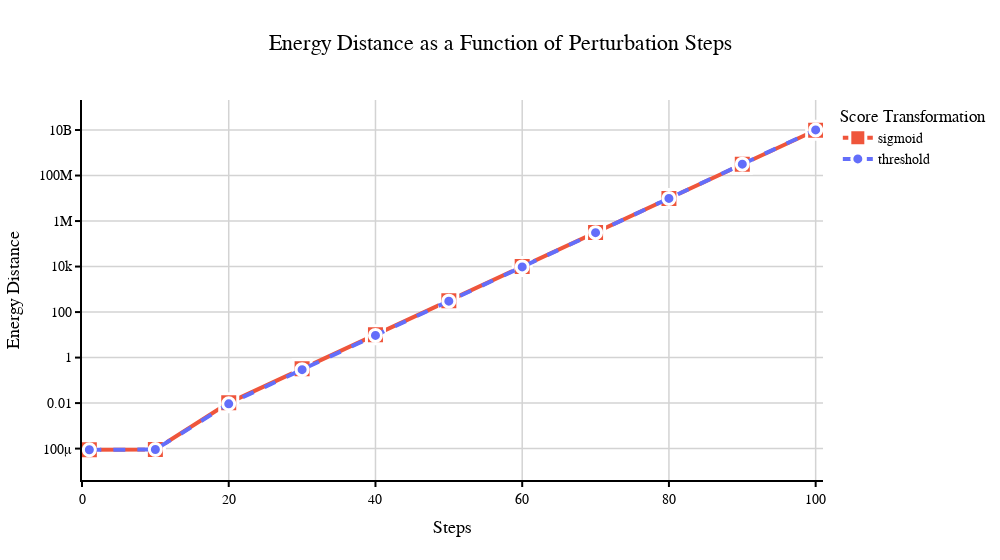

Notebook cell for this chart:
### Code cell
fig = px.line(
    steps_1_to_100.loc[
        (steps_1_to_100["matrix1"] == "real_perturbed")
        & (steps_1_to_100["matrix2"] == "predicted_perturbed")
    ],
    x="steps",
    y="energy_distance",
    title="Energy Distance as a Function of Perturbation Steps",
    color="score_transform",
    log_y=True,
    width=1000,
    labels={
        "steps": "Steps",
        "energy_distance": "Energy Distance",
        "score_transform": "Score Transformation",
    },
)

fig.update_yaxes(
    showgrid=True,
    gridwidth=1.5,
    gridcolor="lightgray",
    showline=True,
    linewidth=2,
    linecolor="black",
    ticks="outside",
    tickwidth=2,
    tickcolor="black",
    title_font=dict(size=18, color="black"),
    tickfont=dict(size=14, color="black"),
)

# Style the axes with scientific look - larger for PDF
fig.update_xaxes(
    showgrid=True,
    gridwidth=1.5,  # Thicker grid
    gridcolor="lightgray",
    showline=True,
    linewidth=2,  # Thicker axis lines
    linecolor="black",
    ticks="outside",
    tickwidth=2,
    tickcolor="black",
    title_font=dict(size=18, color="black"),  # Larger axis title
    tickfont=dict(size=14, color="black"),  # Larger tick labels
    range=[0, None],
)

# Apply scientific styling with dots and different line styles for visibility
fig.update_traces(line=dict(width=4), mode="lines+markers")  # Thicker lines

# Make the two lines visually distinct with different sizes and styles
line_styles = ["dash", "solid"]
marker_symbols = ["circle", "square"]
marker_sizes = [12, 18]  # Larger markers

for i, trace in enumerate(fig.data):
    if i == 0:  # First trace (circle)
        trace.update(
            line=dict(width=4, dash=line_styles[i]),
            marker=dict(
                size=marker_sizes[i],
                symbol=marker_symbols[i],
                line=dict(width=3, color="white"),  # Thicker borders
                opacity=1.0,
            ),
        )
    else:  # Second trace (square)
        trace.update(
            line=dict(width=4, dash=line_styles[i]),
            marker=dict(
                size=marker_sizes[i],
                symbol=marker_symbols[i],
                line=dict(width=3, color="white"),
                opacity=1,
            ),
        )

# Reorder traces so circle (smaller) appears on top of square (larger)
fig.data = fig.data[::-1]

fig.update_layout(
    # Use white background with grid
    plot_bgcolor="white",
    paper_bgcolor="white",
    # Scientific font styling - larger for PDF
    font=dict(family="Arial, sans-serif", size=16, color="black"),  # Larger base font
    # Title styling
    title=dict(
        font=dict(size=22, color="black"), x=0.5, xanchor="center"
    ),  # Larger title
    # Legend styling
    legend=dict(
        bgcolor="rgba(255,255,255,0.8)",
        font=dict(size=14),  # Larger legend font
    ),
    showlegend=True,
)

fig.update_xaxes(range=[0, 101], autorange=False)  # Set explicit range

fig.show()

### Figure 1 — Plotly figure (JSON) as saved in the notebook; plotly's stock layout.template omitted (floating-point values rounded to 4 significant figures)
{"data": [{"hovertemplate": "Score Transformation=sigmoid<br>Steps=%{x}<br>Energy Distance=%{y}<extra></extra>", "legendgroup": "sigmoid", "line": {"color": "#EF553B", "dash": "solid", "width": 4}, "marker": {"line": {"color": "white", "width": 3}, "opacity": 1, "size": 18, "symbol": "square"}, "mode": "lines+markers", "name": "sigmoid", "orientation": "v", "showlegend": true, "type": "scatter", "x": [1, 10, 20, 30, 40, 50, 60, 70, 80, 90, 100], "xaxis": "x", "y": [8.9e-05, 9.143e-05, 0.01028, 0.3214, 10.11, 317.8, 9995.0, 314300.0, 9885000.0, 310900000.0, 9776000000.0], "yaxis": "y"}, {"hovertemplate": "Score Transformation=threshold<br>Steps=%{x}<br>Energy Distance=%{y}<extra></extra>", "legendgroup": "threshold", "line": {"color": "#636efa", "dash": "dash", "width": 4}, "marker": {"line": {"color": "white", "width": 3}, "opacity": 1, "size": 12, "symbol": "circle"}, "mode": "lines+markers", "name": "threshold", "orientation": "v", "showlegend": true, "type": "scatter", "x": [1, 10, 20, 30, 40, 50, 60, 70, 80, 90, 100], "xaxis": "x", "y": [8.9e-05, 9.086e-05, 0.009292, 0.2953, 9.441, 301.9, 9655.0, 308800.0, 9874000.0, 315800000.0, 10100000000.0], "yaxis": "y"}], "layout": {"font": {"color": "black", "family": "Arial, sans-serif", "size": 16}, "legend": {"bgcolor": "rgba(255,255,255,0.8)", "font": {"size": 14}, "title": {"text": "Score Transformation"}, "tracegroupgap": 0}, "paper_bgcolor": "white", "plot_bgcolor": "white", "showlegend": true, "title": {"font": {"color": "black", "size": 22}, "text": "Energy Distance as a Function of Perturbation Steps", "x": 0.5, "xanchor": "center"}, "width": 1000, "xaxis": {"anchor": "y", "autorange": false, "domain": [0, 1], "gridcolor": "lightgray", "gridwidth": 1.5, "linecolor": "black", "linewidth": 2, "range": [0, 101], "showgrid": true, "showline": true, "tickcolor": "black", "tickfont": {"color": "black", "size": 14}, "ticks": "outside", "tickwidth": 2, "title": {"font": {"color": "black", "size": 18}, "text": "Steps"}}, "yaxis": {"anchor": "x", "domain": [0, 1], "gridcolor": "lightgray", "gridwidth": 1.5, "linecolor": "black", "linewidth": 2, "showgrid": true, "showline": true, "tickcolor": "black", "tickfont": {"color": "black", "size": 14}, "ticks": "outside", "tickwidth": 2, "title": {"font": {"color": "black", "size": 18}, "text": "Energy Distance"}, "type": "log"}}}
